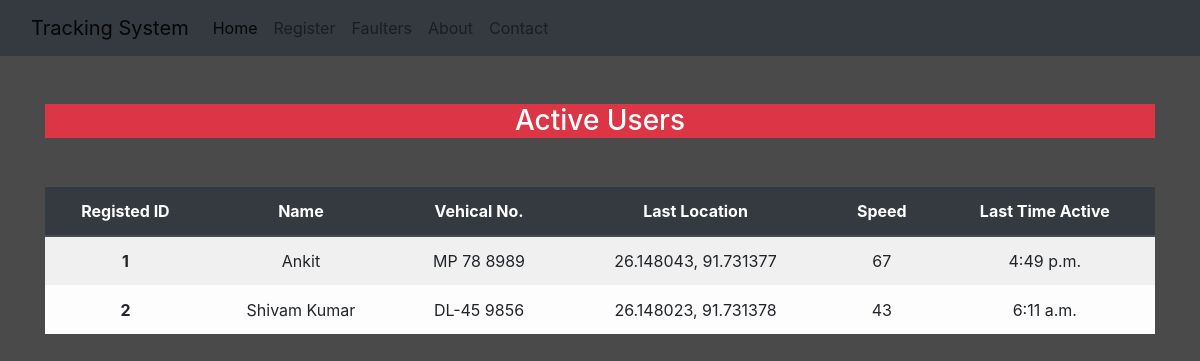
Before: / with the older database file.
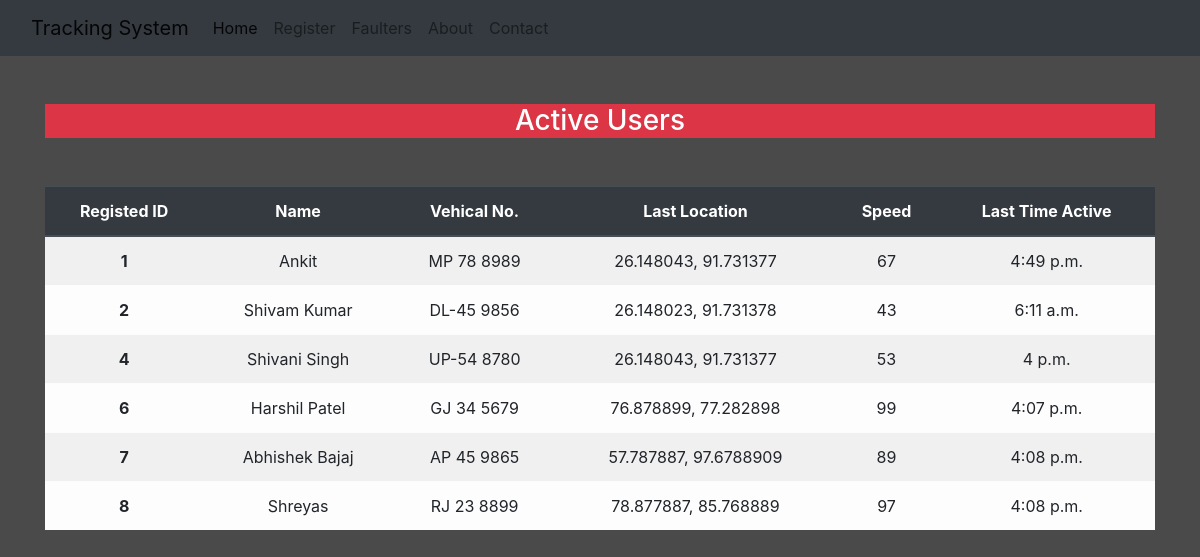
After: the same page with the newer database file.
### Core/models.py (models this page shows)
class ActiveUser(models.Model):
    registered_id = models.IntegerField(default=None)
    fullname = models.CharField(max_length=60)
    reg_no = models.CharField(max_length=60)
    location = models.CharField(max_length=60)
    speed = models.IntegerField()
    time = models.TimeField()

### Core/views.py (the view)
# urls.py: 2. Add a URL to urlpatterns:  path('', views.home, name='home')
def home(request):
    users = ActiveUser.objects.all()
    state = 'active'
    title = 'Home'
    return render(request, 'Core/home.html', {'users':users, 'hstate':state, 'title':title})

### Core/templates/Core/home.html
{% extends 'Core/base.html' %}
{% load static %}
{% block content %}
<div class="col-sm-12 text-center">
    <h3 class="text-white my-5 bg-danger text-center">Active Users</h3>
  <table class="table table-striped table-light table-hover">
    <thead class="thead-dark">
      <tr>
      <th scope="col">Registed ID</th>
      <th scope="col">Name</th>
      <th scope="col">Vehical No.</th>
      <th scope="col">Last Location</th>
      <th scope="col">Speed</th>
      <th scope="col">Last Time Active</th>
      </tr>
    </thead>
    <tbody>
      {% for user in users %}
        <tr>
          <th scope="row">{{user.id}}</th>
          <td>{{user.fullname}}</td>
          <td>{{user.reg_no}}</td>
          <td>{{user.location}}</td>
          <td>{{user.speed}}</td>
          <td>{{user.time}}</td>
        </tr>
      {% endfor %}
    </tbody>
  </table>
</div>
{% endblock content %}

### Core/templates/Core/base.html (shortened to what this page needs)
<!DOCTYPE html>
{% load static %}
<html lang="en">
<head>
    <link rel="stylesheet" href="{% static 'css/bootstrap.min.css' %}">
        <link rel="stylesheet" href="{% static 'css/all.css' %}">
    <link rel="stylesheet" href="{% static 'css/style.css' %}">
</head>
<body>
    <div class="container-fluid navbar-color bg-dark">
        {% include 'Core/navbar.html' %}
    </div>
    <div class="container">
        <div class="row">
            {% block content %}
            {% endblock content %}
        </div>
    </div>
</body>
</html>

### Core/templates/Core/navbar.html (shortened to what this page needs)
<nav class="navbar navbar-expand-xl navbar-light bg-dark">
  <a class="navbar-brand" href="{% url 'home' %}">Tracking System</a>
  <div class="collapse navbar-collapse" id="navbarNav">
    <ul class="navbar-nav">
      <li class="nav-item {{hstate}}">
        <a class="nav-link" href="{% url 'home' %}">Home</a>
      </li>
      <li class="nav-item {{rstate}}">
        <a class="nav-link" href="{% url 'register' %}">Register</a>
      </li>
      <li class="nav-item {{fstate}}">
        <a class="nav-link" href="{% url 'faulters' %}">Faulters</a>
      </li>
      <li class="nav-item {{astate}}">
        <a class="nav-link" href="{% url 'about' %}">About</a>
      </li>
      <li class="nav-item {{cstate}}">
        <a class="nav-link" href="{% url 'contact' %}">Contact</a>
      </li>
    </ul>
  </div>
</nav>

### Core/static/css/style.css (style rules this page uses)
body { background-color: rgb(75,74,74); color: antiquewhite; }

Changed rows visible on the page:
added ActiveUser: id "4", fullname "Shivani Singh", reg_no "UP-54 8780", location "26.148043, 91.731377", speed "53", time "4 p.m."
added ActiveUser: id "6", fullname "Harshil Patel", reg_no "GJ 34 5679", location "76.878899, 77.282898", speed "99", time "4:07 p.m."
added ActiveUser: id "7", fullname "Abhishek Bajaj", reg_no "AP 45 9865", location "57.787887, 97.6788909", speed "89", time "4:08 p.m."
added ActiveUser: id "8", fullname "Shreyas", reg_no "RJ 23 8899", location "78.877887, 85.768889", speed "97", time "4:08 p.m."
